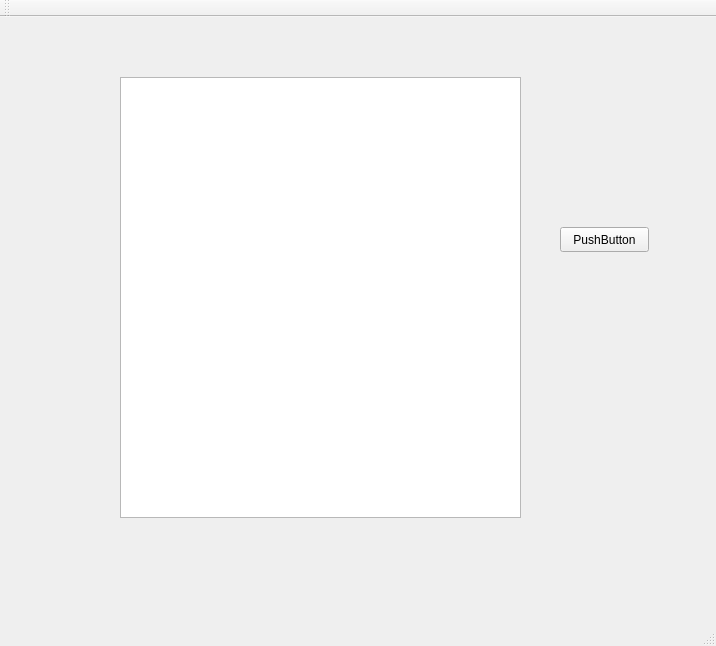
<?xml version="1.0" encoding="UTF-8"?>
<ui version="4.0">
 <class>MainWindow</class>
 <widget class="QMainWindow" name="MainWindow">
  <property name="geometry">
   <rect>
    <x>0</x>
    <y>0</y>
    <width>716</width>
    <height>646</height>
   </rect>
  </property>
  <property name="windowTitle">
   <string>MainWindow</string>
  </property>
  <widget class="QWidget" name="centralWidget">
   <widget class="QTextBrowser" name="textBrowser">
    <property name="geometry">
     <rect>
      <x>120</x>
      <y>60</y>
      <width>401</width>
      <height>441</height>
     </rect>
    </property>
   </widget>
   <widget class="QPushButton" name="pushButton">
    <property name="geometry">
     <rect>
      <x>560</x>
      <y>210</y>
      <width>89</width>
      <height>25</height>
     </rect>
    </property>
    <property name="text">
     <string>PushButton</string>
    </property>
   </widget>
  </widget>
  <widget class="QMenuBar" name="menuBar">
   <property name="geometry">
    <rect>
     <x>0</x>
     <y>0</y>
     <width>716</width>
     <height>22</height>
    </rect>
   </property>
  </widget>
  <widget class="QToolBar" name="mainToolBar">
   <attribute name="toolBarArea">
    <enum>TopToolBarArea</enum>
   </attribute>
   <attribute name="toolBarBreak">
    <bool>false</bool>
   </attribute>
  </widget>
  <widget class="QStatusBar" name="statusBar"/>
 </widget>
 <layoutdefault spacing="6" margin="11"/>
 <resources/>
 <connections/>
</ui>
